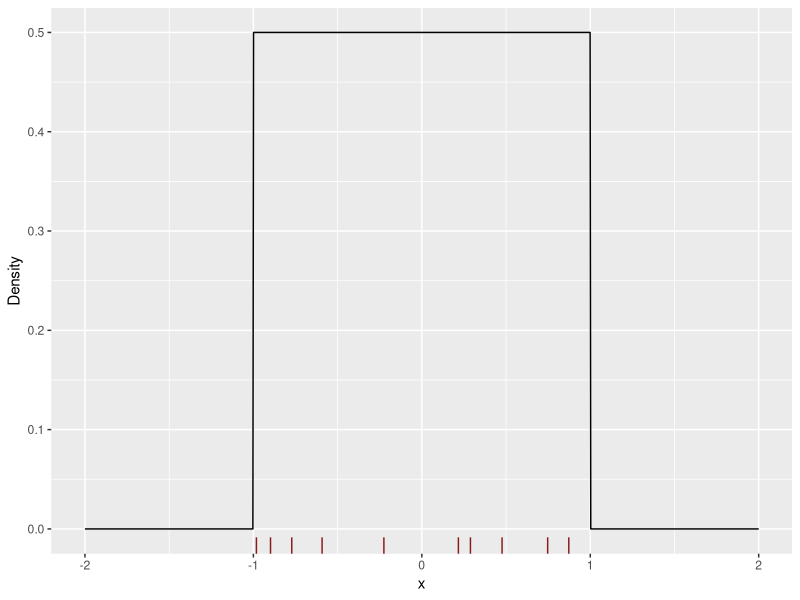
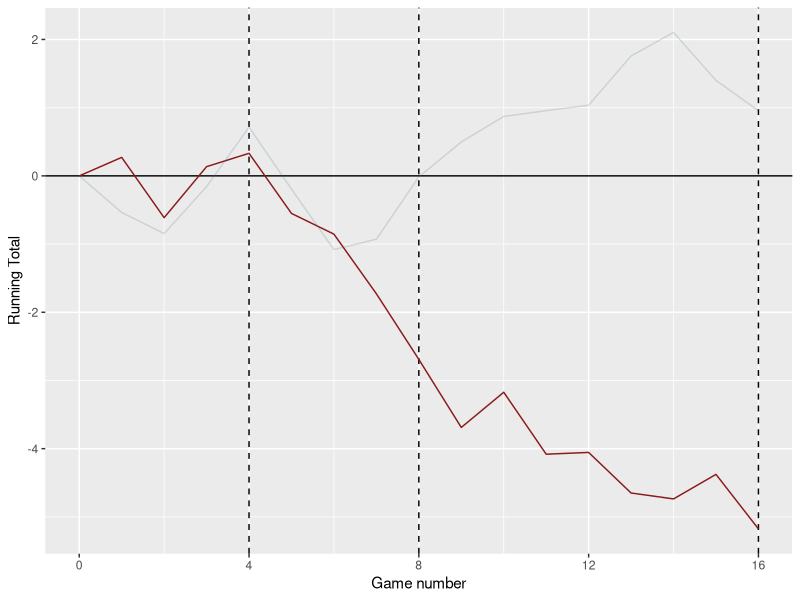
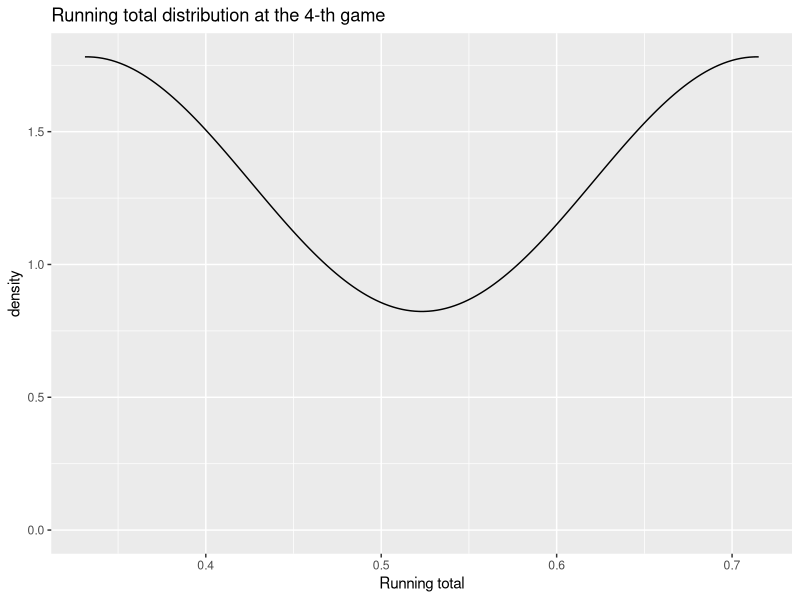
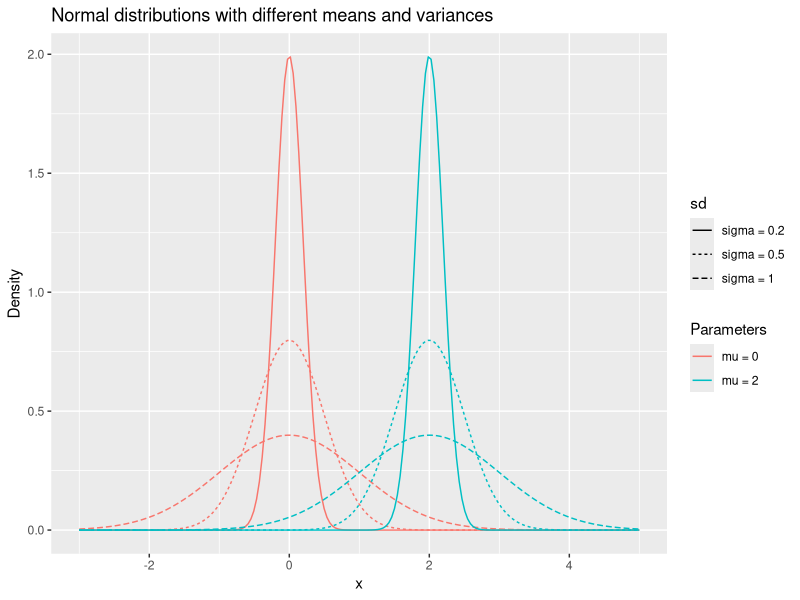
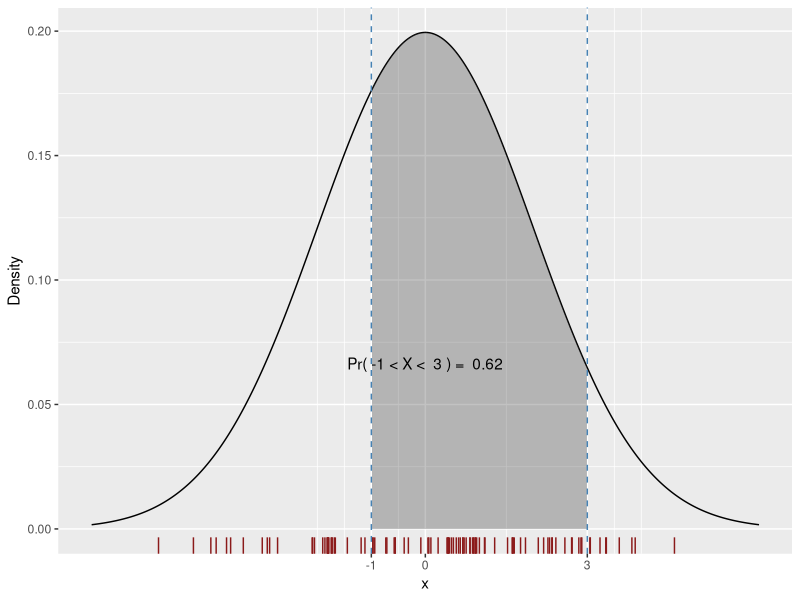
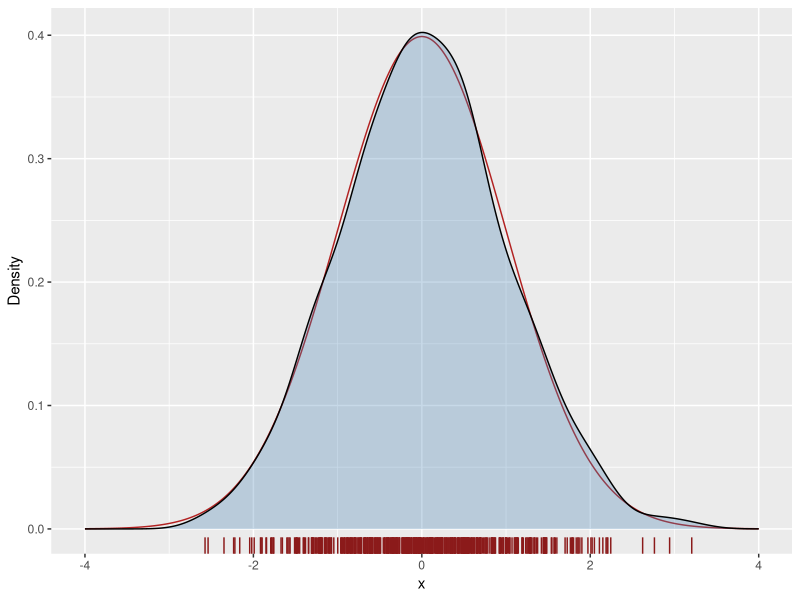

These charts were generated, in order, by the following R code:
## ---- chunk 1
# Load the packages used in this notebook

if (!require("tidyverse")) {
    install.packages("tidyverse")    
}

library("tidyverse")
## ---- chunk 2
## Generate 10 random numbers from the uniform distribution on [-1, 1]
x_unif <- runif(10, min = -1, max = 1)
x_unif
## ---- chunk 3
#| label: fig-unif
#| fig-cap: Density of the uniform distribution on [-1, 1]


unif_dens_plt <- ggplot() +
  xlim(c(-2, 2)) +
  stat_function(fun = dunif, args = list(min = -1, max = 1), n = 1000) +
  labs(
    x = "x",
    y = "Density"
  ) + 
  geom_rug(aes(x = x_unif), sides = "b", color = "firebrick4")

unif_dens_plt
## ---- chunk 4
# Compute the probability of the event X < 0 using the punif function
# P(X < 0)

punif(0, min = -1, max = 1)

## Count the number of values less than zero


## Count the number of values greater than 0.5

## ---- chunk 5
# Compute the probability of the event X > 0.5 using the punif function

# Compute the probability of the event 0.2 < X < 0.5

## ---- chunk 6
## Compute the average of the values (mean function)

## ---- chunk 7
players_n <- 2
games_n <- 16

unif_games <- expand_grid(
  game = 1:games_n,
  player = 1:players_n
) %>%
  mutate(
    ## When used in mutate, n() returns the number of rows in a group of obs
    ## When the data is not grouped as here, it retuns the number of obs in the whole table
    result = runif(n(), min = -1, max = 1)
  ) %>%
  bind_rows(
    ## Add a initial values so that all players start with 0
    tibble(
      player = 1:players_n,
      game = 0L,
      result = 0,
    )
  )

unif_games <- unif_games %>%
  ## Sort the data by player id and game id
  arrange(player, game) %>%
  ## Groups the data by player, because we want the running totals to be calculated for each
  ## player separately
  group_by(player) %>%
  mutate(
    running_total = cumsum(result)
  )

## Illustration only
unif_games %>%
  ggplot(aes(x = game, y = running_total, group = player)) +
  geom_vline(xintercept = c(4, 8, 16), linetype = 2) +
  geom_hline(yintercept = 0) +
  geom_line(aes(color = player < 2, alpha = player < 2)) +
  scale_color_manual(values = c("skyblue4", "firebrick4")) +
  scale_alpha_manual(values = c(1 / 5, 1)) +
  scale_x_continuous("Game number", breaks = c(0, 4, 8, 12, 16)) +
  theme(legend.position = "none") +
  labs(y = "Running Total")
## ---- chunk 8
unif_games %>%
  filter(game == 4) %>%
  ggplot(aes(x = running_total)) +
  geom_density() +
  labs(title = "Running total distribution at the 4-th game") +
  labs(
    x = "Running total"
  )
## ---- chunk 9
means <- c(0, 0, 0, 2, 2, 2)
sds <- c(0.2, 0.5, 1, 0.2, 0.5, 1)

df <- expand_grid(
    mean = c(0, 2),
    sd = c(0.2, 0.5, 1),
    x = seq(-3, 5, length.out = 200)
) %>%
mutate(
    y = dnorm(x, mean = mean, sd = sd),
    mean = paste0("mu = ", mean),
    sd = paste0("sigma = ", sd)
)

# Plot
ggplot(df, aes(x = x, y = y, color = mean, lty = sd)) +
  geom_line() +
  labs(x = "x", y = "Density", color = "Parameters") +
  ggtitle("Normal distributions with different means and variances")
## ---- chunk 10
#| label: fig-norm
#| fig-cap: Density of the standard normal distribution
#| code-fold: true

mu <- 0
sigma <- 2
from <- -1
to <- 3

x_sim <- rnorm(100, mean = mu, sd = sigma)

dt <- tibble(
  ## Creates a sequence of 100 numbers between -3 and 3
  x = seq(qnorm(0.001, mean=mu, sd = sigma), qnorm(1 - 0.001, mean=mu, sd = sigma), length.out = 1000)
) %>%
  mutate(
    dens = dnorm(x, mean = mu, sd = sigma)
  )
ggplot() +
  ## Draws the normal density line
  geom_line(data = dt, aes(x = x, y = dens)) +
  ## Draws the shaded area under the curve between
  ## -1 and 1
  geom_ribbon(
    data = filter(dt, x > from, x < to),
    aes(x = x, y = dens, ymin = 0, ymax = dens),
    ## Controls the transparency of the area
    alpha = 0.3
  ) +
  annotate(
    "text",
    x = 0,
    y = dnorm(mu, mean=mu, sd=sigma) / 3,
    label = paste("Pr(", from, "< X < ",  to, ") = ", round(pnorm(to, mu, sigma) - pnorm(from, mu, sigma), 2), sep = " ")
  ) +
  geom_vline(xintercept = c(from, to), lty = 2, colour = "steelblue") +
  # geom_density(data = slopes, aes(x = t_statistic), color = "steelblue4") +
  scale_x_continuous(breaks = c(from, mu, to)) +
  labs(
    y = "Density"
  ) + 
  geom_rug(aes(x=x_sim), sides="b", color="firebrick4")
## ---- chunk 11
pnorm(0.5, mean=0, sd=1)

## ---- chunk 12

## ---- chunk 13

## ---- chunk 14
x_norm <- rnorm(500, mean = 0, sd = 1)
## ---- chunk 15
# Plot the density and the kernel density of the values

ggplot() +
  xlim(c(-4, 4)) +
  stat_function(fun = dnorm, args = list(mean = 0, sd = 1), n = 1000, col="firebrick") +
  geom_density(aes(x = x_norm), fill = "steelblue", alpha = 0.3) +
  labs(
    x = "x",
    y = "Density"
  ) + 
  geom_rug(aes(x = x_norm), sides = "b", color = "firebrick4")

## ---- chunk 16
# Count the number of values smaller than zero


## ---- chunk 17
# Compute the average of the values and compare them to the expected value of the distribution

# Compute the standard deviation of the values
